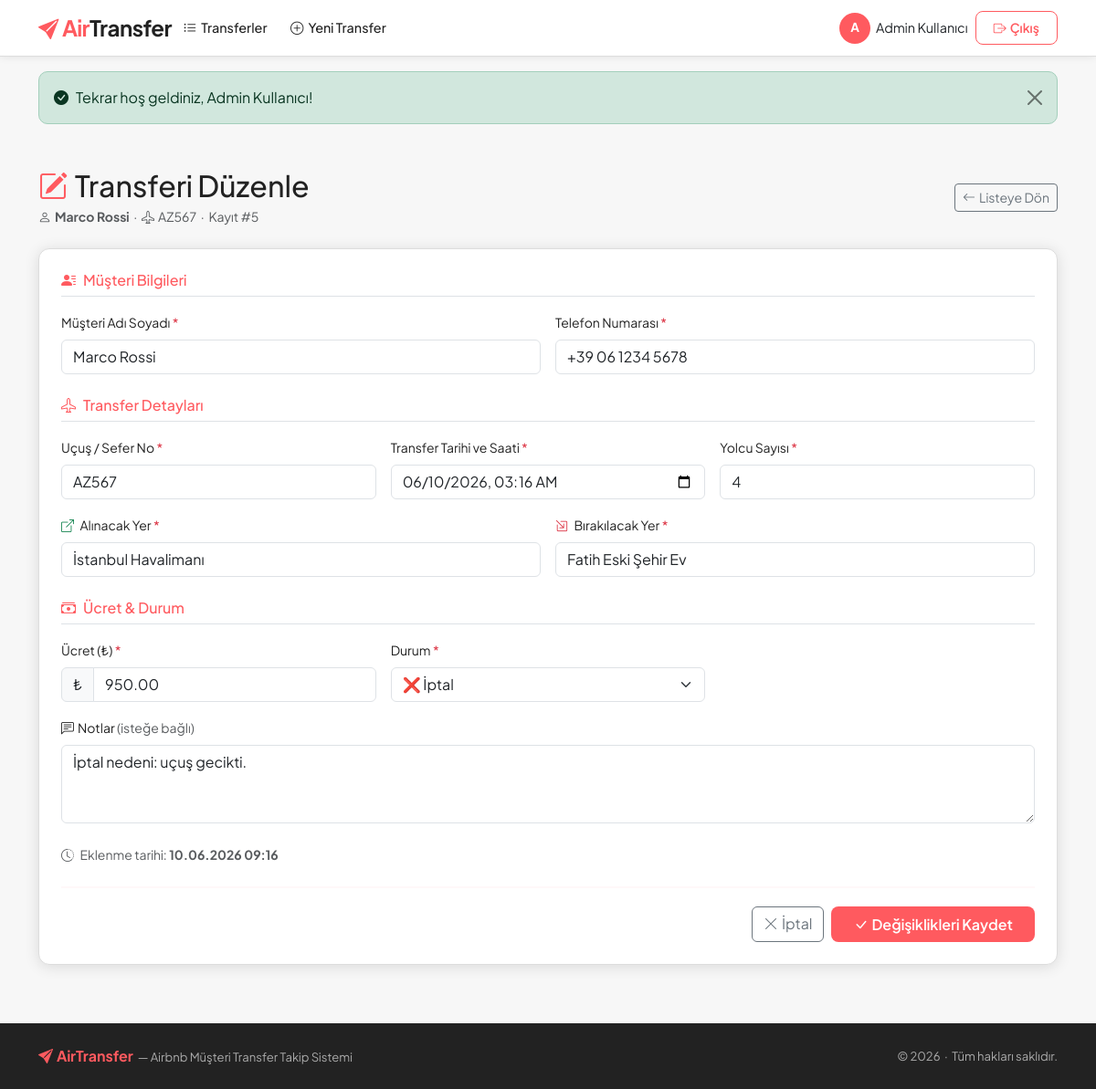
The page /edit_transfer.php?id=5 (signed in) on the database its author committed.
### tables this page shows
CREATE TABLE IF NOT EXISTS transfers (
    id                  INT UNSIGNED    NOT NULL AUTO_INCREMENT,
    user_id             INT UNSIGNED    NOT NULL,                 
    customer_name       VARCHAR(150)    NOT NULL,
    customer_phone      VARCHAR(20)     NOT NULL,
    flight_no           VARCHAR(20)     NOT NULL,
    pickup_location     VARCHAR(255)    NOT NULL,
    dropoff_location    VARCHAR(255)    NOT NULL,
    passenger_count     TINYINT UNSIGNED NOT NULL DEFAULT 1,
    transfer_datetime   DATETIME        NOT NULL,
    price               DECIMAL(10,2)   NOT NULL DEFAULT 0.00,
    notes               TEXT            NULL,
    status              ENUM('bekliyor','tamamlandı','iptal') NOT NULL DEFAULT 'bekliyor',
    created_at          DATETIME        NOT NULL DEFAULT CURRENT_TIMESTAMP,
    PRIMARY KEY (id),
    CONSTRAINT fk_transfers_user
        FOREIGN KEY (user_id) REFERENCES users(id)
        ON DELETE CASCADE
        ON UPDATE CASCADE
);

### config.php (called while the page is built, shortened)
<?php
function e(string $str): string {
    return htmlspecialchars($str, ENT_QUOTES | ENT_SUBSTITUTE, 'UTF-8');
}

### edit_transfer.php (the view, shortened to what this page needs)
<?php
require_once 'config.php';
$id = (int)($_GET['id'] ?? 0);
$stmt = $pdo->prepare(
    'SELECT * FROM transfers WHERE id = ? AND user_id = ? LIMIT 1'
);
$stmt->execute([$id, (int)$_SESSION['user_id']]);
$transfer = $stmt->fetch();
$old    = $transfer;
$datetimeValue = (new DateTime($old['transfer_datetime']))->format('Y-m-d\TH:i');
require_once 'includes/header.php';
?>
<div class="d-flex align-items-center justify-content-between mb-4 flex-wrap gap-2">
    <div>
        <h2 class="fw-700 mb-1" style="color:var(--at-dark);">
            <i class="bi bi-pencil-square me-2" style="color:var(--at-coral);"></i>Transferi Düzenle
        </h2>
        <p class="text-muted small mb-0">
            <i class="bi bi-person me-1"></i><strong><?= e($transfer['customer_name']) ?></strong>
            &nbsp;·&nbsp;
            <i class="bi bi-airplane me-1"></i><?= e($transfer['flight_no']) ?>
            &nbsp;·&nbsp;
            <span class="text-muted">Kayıt #<?= $id ?></span>
        </p>
    </div>
    <a href="index.php" class="btn btn-outline-secondary btn-sm">
        <i class="bi bi-arrow-left me-1"></i>Listeye Dön
    </a>
</div>
<div class="card-at p-4">
    <form method="POST" action="edit_transfer.php?id=<?= $id ?>" novalidate>
        <h6 class="fw-700 mb-3 pb-2 border-bottom" style="color:var(--at-coral);">
            <i class="bi bi-person-lines-fill me-2"></i>Müşteri Bilgileri
        </h6>
        <div class="row g-3 mb-4">
            <div class="col-md-6">
                <label class="form-label fw-600 small">
                    Müşteri Adı Soyadı <span class="text-danger">*</span>
                </label>
                <input
                    type="text"
                    name="customer_name"
                    class="form-control"
                    value="<?= e($old['customer_name']) ?>"
                    required
                >
            </div>
            <div class="col-md-6">
                <label class="form-label fw-600 small">
                    Telefon Numarası <span class="text-danger">*</span>
                </label>
                <input
                    type="text"
                    name="customer_phone"
                    class="form-control"
                    value="<?= e($old['customer_phone']) ?>"
                    required
                >
            </div>
        </div>
        <h6 class="fw-700 mb-3 pb-2 border-bottom" style="color:var(--at-coral);">
            <i class="bi bi-airplane me-2"></i>Transfer Detayları
        </h6>
        <div class="row g-3 mb-4">
            <div class="col-md-4">
                <label class="form-label fw-600 small">
                    Uçuş / Sefer No <span class="text-danger">*</span>
                </label>
                <input
                    type="text"
                    name="flight_no"
                    class="form-control"
                    value="<?= e($old['flight_no']) ?>"
                    required
                >
            </div>
            <div class="col-md-4">
                <label class="form-label fw-600 small">
                    Transfer Tarihi ve Saati <span class="text-danger">*</span>
                </label>
                <input
                    type="datetime-local"
                    name="transfer_datetime"
                    class="form-control"
                    value="<?= e($datetimeValue) ?>"
                    required
                >
            </div>
            <div class="col-md-4">
                <label class="form-label fw-600 small">
                    Yolcu Sayısı <span class="text-danger">*</span>
                </label>
                <input
                    type="number"
                    name="passenger_count"
                    class="form-control"
                    min="1"
                    max="99"
                    value="<?= (int)$old['passenger_count'] ?>"
                    required
                >
            </div>
            <div class="col-md-6">
                <label class="form-label fw-600 small">
                    <i class="bi bi-box-arrow-up-right text-success me-1"></i>
                    Alınacak Yer <span class="text-danger">*</span>
                </label>
                <input
                    type="text"
                    name="pickup_location"
                    class="form-control"
                    value="<?= e($old['pickup_location']) ?>"
                    required
                >
            </div>
            <div class="col-md-6">
                <label class="form-label fw-600 small">
                    <i class="bi bi-box-arrow-in-down-right text-danger me-1"></i>
                    Bırakılacak Yer <span class="text-danger">*</span>
                </label>
                <input
                    type="text"
                    name="dropoff_location"
                    class="form-control"
                    value="<?= e($old['dropoff_location']) ?>"
                    required
                >
            </div>
        </div>
        <h6 class="fw-700 mb-3 pb-2 border-bottom" style="color:var(--at-coral);">
            <i class="bi bi-cash-stack me-2"></i>Ücret & Durum
        </h6>
        <div class="row g-3 mb-4">
            <div class="col-md-4">
                <label class="form-label fw-600 small">
                    Ücret (₺) <span class="text-danger">*</span>
                </label>
                <div class="input-group">
                    <span class="input-group-text">₺</span>
                    <input
                        type="number"
                        name="price"
                        class="form-control"
                        min="0"
                        step="0.01"
                        value="<?= e($old['price']) ?>"
                        required
                    >
                </div>
            </div>
            <div class="col-md-4">
                <label class="form-label fw-600 small">
                    Durum <span class="text-danger">*</span>
                </label>
                <select name="status" class="form-select">
                    <option value="iptal"      <?= $old['status'] === 'iptal'      ? 'selected' : '' ?>>❌ İptal</option>
                </select>
            </div>
            <div class="col-md-12">
                <label class="form-label fw-600 small">
                    <i class="bi bi-chat-left-text me-1"></i>Notlar
                    <span class="text-muted fw-400">(isteğe bağlı)</span>
                </label>
                <textarea
                    name="notes"
                    class="form-control"
                    rows="3"
                ><?= e($old['notes'] ?? '') ?></textarea>
            </div>
        </div>
        <div class="text-muted small mb-4">
            <i class="bi bi-clock-history me-1"></i>
            Eklenme tarihi:
            <strong>
                <?= (new DateTime($transfer['created_at']))->format('d.m.Y H:i') ?>
            </strong>
        </div>
        <hr class="divider-coral">
        <div class="d-flex justify-content-end gap-2">
            <a href="index.php" class="btn btn-outline-secondary">
                <i class="bi bi-x-lg me-1"></i>İptal
            </a>
            <button type="submit" class="btn btn-coral px-4">
                <i class="bi bi-check-lg me-1"></i>Değişiklikleri Kaydet
            </button>
        </div>
    </form>
</div>
<?php require_once 'includes/footer.php'; ?>

### includes/header.php (style rules this page uses)
:root { --at-coral: #FF5A5F; --at-coral-dark: #e04347; --at-coral-light: #ffe4e5; --at-dark: #222222; --at-gray: #717171; --at-light-gray: #f7f7f7; --at-border: #dddddd; --at-white: #ffffff; --at-shadow: 0 2px 16px rgba(0,0,0,.12); --at-radius: 12px; }
* { box-sizing: border-box; }
body { font-family: 'Plus Jakarta Sans', sans-serif; background-color: var(--at-light-gray); color: var(--at-dark); min-height: 100vh; }
.btn-coral { background: var(--at-coral); border: none; color: #fff; font-weight: 600; border-radius: 8px; padding: .45rem 1.2rem; transition: background .2s, transform .1s; }
.card-at { background: var(--at-white); border: 1px solid var(--at-border); border-radius: var(--at-radius); box-shadow: var(--at-shadow); transition: box-shadow .2s; }
.divider-coral { border: none; border-top: 2px solid var(--at-coral-light); margin: 1.25rem 0; }

### rows shown on the page
transfers: customer_name "Marco Rossi", flight_no "AZ567", customer_phone "+39 06 1234 5678", transfer_datetime "06/10/2026 03:16", passenger_count "4", pickup_location "İstanbul Havalimanı", dropoff_location "Fatih Eski Şehir Ev", price "950.00", status "❌ İptal", notes "İptal nedeni: uçuş gecikti.", created_at "10.06.2026 09:16"

### other values the page prints
mb_substr($_SESSION['user_name'] ?? 'U', 0, 1) "A"
$_SESSION['user_name'] "Admin Kullanıcı"
$flash['message'] "Tekrar hoş geldiniz, Admin Kullanıcı!"
$id "5"
